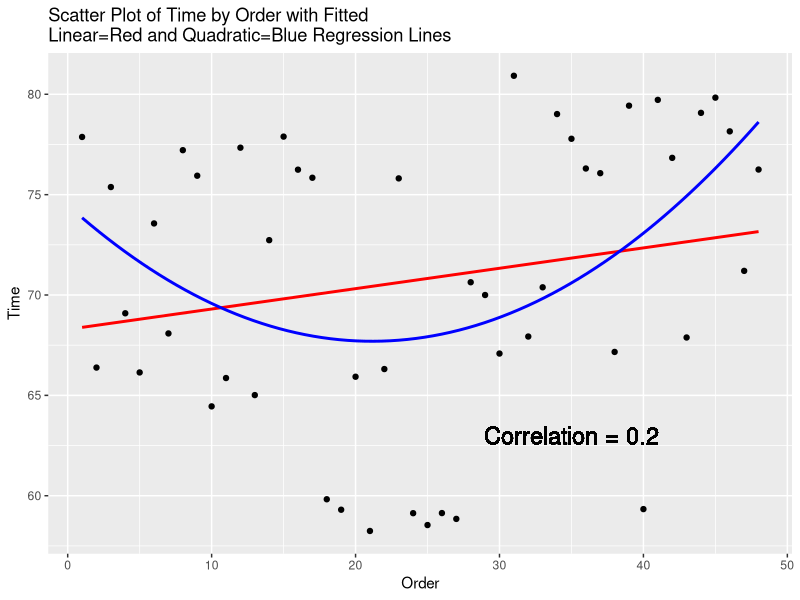

Recreate this plot in R.
## ---- chunk 1
knitr::opts_chunk$set(echo = TRUE)
## ---- chunk 2
#using Halid's read_csv code to keep data frame consistent
library(tidyverse)
df_eff <- read_csv('effervescence.csv', col_types = 'fffnnn')


##get correlation to add to plot
correlation <- cor(df_eff$Time,df_eff$Order)

##construct scatter plot of Time by Order with fitted SLR line
## add correlation result to this plot
gOrderTime <- ggplot(df_eff,aes(x=Order,y=Time))
gOrderTime + geom_point() +geom_smooth(method=lm,col="Red",se = F) + 
  geom_text(x=35,y=63,size=6, label = paste0("Correlation = ",round(correlation, 2))) + 
  labs(title = "Scatter Plot of Time by Order with Fitted \nLinear=Red and Quadratic=Blue Regression Lines") +  
  geom_smooth(method=lm,formula = y~poly(x,2),col="Blue",se=F)
## ---- chunk 3
##Create new Order^2 variable
df_eff$Order2<-df_eff$Order^2

#Fit quadratic model with order and order^2
slrOrderQ<-lm(Time~Order+ Order2,data = df_eff)
summary(slrOrderQ)
## ---- chunk 4
#added covariates Order to model with 3 factor interaction
aov_three_order_eff <- aov(lm_three_order_eff <- lm(Time ~ Brand*Temp*Stirred + Order+ Order2, data = df_eff))
summary(lm_three_order_eff)
library(car)
Anova(aov_three_order_eff, type=3) # type 3 SS
